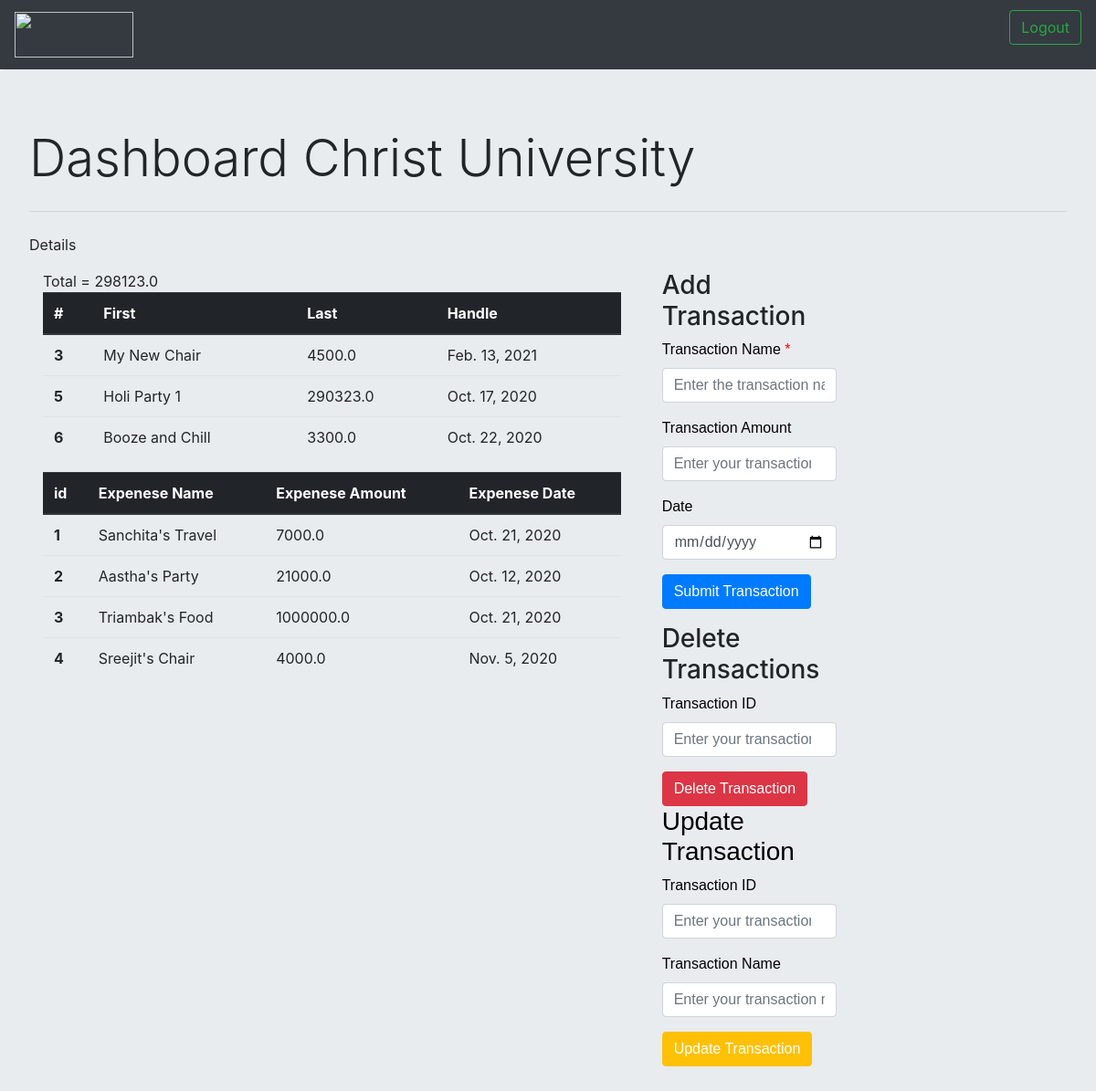
Page /users/home (signed in) on the committed database.
### users/models.py (models this page shows, shortened)
class Transactions(models.Model):
    user = models.ForeignKey(User, on_delete=models.CASCADE)
    transaction_field = models.AutoField(primary_key=True)
    transaction_desc = models.CharField(max_length=500)
    transaction_amount = models.FloatField()
    transaction_date = models.DateField(auto_now=False, auto_now_add=False)
    class Meta:
        verbose_name = 'Transactions'
        verbose_name_plural = 'Transactions'

class Expenses(models.Model):
    expense_name = models.CharField(max_length=50)
    expense_date = models.DateField(auto_now=False, auto_now_add=False)
    expense_amount = models.FloatField(default=0)
    class Meta:
        verbose_name = 'Expenses'
        verbose_name_plural = 'Expenses'

### users/views.py (the view)
# urls.py: 2. Add a URL to urlpatterns:  path('', views.home, name='home')
def home(request):
    amounts=[ i.transaction_amount for i in request.user.transactions_set.all() ]
    total=sum(amounts)
    return render(request=request,
    template_name="home.html",
    context={
        "total":total,
        "transaction_list":request.user.transactions_set.all(),
        "College":"Christ University",
        "expenses":Expenses.objects.all()
    })

### templates/home.html (shortened to what this page needs)
<html>
    <head>
        {% load static %}
        <link rel="stylesheet" href="https://formden.com/static/cdn/bootstrap-iso.css" />
        <link rel="stylesheet" href="https://stackpath.bootstrapcdn.com/bootstrap/4.1.3/css/bootstrap.min.css">
    </head>
    <body>
        <nav class="navbar navbar-light bg-dark">
            <a class="navbar-brand" href="#">
              <img src="https://cis-india.org/Christuniversitylogocolour.jpg/download" width="130" height="50" alt="">
            </a>
            <form class="form-inline" method="POST" action="/users/logout">
                <button class="btn btn-outline-success my-2 my-sm-0" type="submit" >Logout</button>
            </form>
          </nav>
<div class="jumbotron">
    <h1 class="display-4">Dashboard {{ College }}</h1>
    <hr class="my-4">
    <p>Details</p>
        <div class="container-fluid">
            <div class="row">
                <div class="col-7">
                    <table class="table">
                        <thead class="thead-dark">
                          <tr>
                            <th scope="col">#</th>
                            <th scope="col">First</th>
                            <th scope="col">Last</th>
                            <th scope="col">Handle</th>
                          </tr>
                        </thead>
                        <tbody>
                        {% for transaction in transaction_list %}
                          <tr>
                            <th scope="row">{{transaction.transaction_field}}</th>
                            <td>{{transaction.transaction_desc}}</td>
                            <td>{{transaction.transaction_amount}}</td>
                            <td>{{transaction.transaction_date}}</td>
                          </tr>
                        {% endfor %}
                        </tbody>
                      </table>
                      <table class="table">
                        <thead class="thead-dark">
                          <tr>
                            <th scope="col">id</th>
                            <th scope="col">Expenese Name</th>
                            <th scope="col">Expenese Amount</th>
                            <th scope="col">Expenese Date</th>
                          </tr>
                        <tbody>
                          {% for expense in expenses %}
                          <tr>
                            <th scope="row">{{expense.id}}</th>
                            <td>{{expense.expense_name}}</td>
                            <td>{{expense.expense_amount}}</td>
                            <td>{{expense.expense_date}}</td>
                          </tr>
                          {% endfor %}
                        </tbody>
                        </thead>
                      </table>
                </div>
                <div class="col-5">
                    <div class="bootstrap-iso">
                        <div class="container-fluid">
                         <div class="row">
                          <div class="col-md-6 col-sm-6 col-xs-12">
                            <h3>Add Transaction</h3>
                           <form method="POST" action="/users/add-trans">
                            <div class="form-group ">
                             <label class="control-label requiredField" for="name2">
                              Transaction Name
                              <span class="asteriskField">
                               *
                              </span>
                             </label>
                             <input class="form-control" id="name2" name="transaction_desc" placeholder="Enter the transaction name ..." type="text"/>
                            </div>
                            <div class="form-group ">
                             <label class="control-label " for="number">
                              Transaction Amount
                             </label>
                             <input class="form-control" id="number" name="transaction_amount" placeholder="Enter your transaction amount ..." type="number"/>
                            </div>
                            <div class="form-group ">
                             <label class="control-label " for="date">
                              Date
                             </label>
                             <input class="form-control" id="date" name="transaction_date" placeholder="MM/DD/YYYY" type="date"/>
                            </div>
                            <div class="form-group">
                             <div>
                              <button class="btn btn-primary " name="submit" type="submit">
                               Submit Transaction
                              </button>
                             </div>
                            </div>
                           </form>
                          <h3>Delete Transactions</h3>
                           <form method="POST" action="/users/delete-transac">
                            <div class="form-group ">
                              <label class="control-label " for="number">
                                Transaction ID
                              </label>
                              <input class="form-control" id="number" name="transaction_id" placeholder="Enter your transaction amount ..."
                                type="number" />
                            </div>
                            <div class="form-group">
                              <div>
                                <button class="btn btn-danger " name="submit" type="submit">
                                  Delete Transaction
                                </button>
                           </form>
<h3>Update Transaction</h3>
                          <form method="POST" action="/users/update-transac">
                            <div class="form-group ">
                              <label class="control-label " for="number">
                                Transaction ID
                              </label>
                              <input class="form-control" id="number" name="transaction_id" placeholder="Enter your transaction amount ..."
                                type="number" />
                            </div>
                              <div class="form-group ">
                                <label class="control-label " for="update_id">
                                  Transaction Name
                                </label>
                                <input class="form-control" id="update_id" name="transaction_name" placeholder="Enter your transaction name ..."
                                  type="text" />
                              </div>
                            <div class="form-group">
                              <div>
                                <button class="btn btn-warning " name="submit" type="submit">
                                  Update Transaction
                                </button>
                          </form>
                          </div>
                          <div class="col-md-6 col-sm-6 col-xs-12">
                          </div>
                         </div>
                        </div>
                       </div>
                </div>
            </div>
        </div>
        </div>
        <div class="container">
          <div class="row-12">
            <div class="col-12">
            </div>
          </div>
        </div>
    </body>
</html>

### templates/home.html (style rules this page uses)
.bootstrap-iso .formden_header h2, .bootstrap-iso .formden_header p, .bootstrap-iso form { font-family: Arial, Helvetica, sans-serif; color: black }
.bootstrap-iso form button, .bootstrap-iso form button:hover { color: white !important; }
.asteriskField { color: red; }

### rows in the picture
Expenses: id "1", expense_name "Sanchita's Travel", expense_amount "7000.0", expense_date "Oct. 21, 2020"
Expenses: id "2", expense_name "Aastha's Party", expense_amount "21000.0", expense_date "Oct. 12, 2020"
Expenses: id "3", expense_name "Triambak's Food", expense_amount "1000000.0", expense_date "Oct. 21, 2020"
Expenses: id "4", expense_name "Sreejit's Chair", expense_amount "4000.0", expense_date "Nov. 5, 2020"

### other values in the picture
{{ College }} "Christ University"
